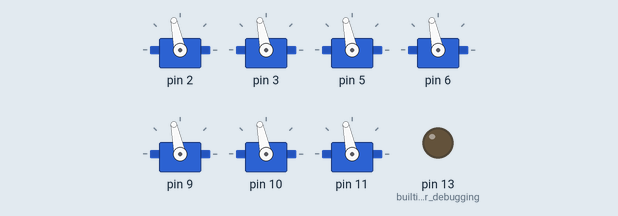
Bench run of a sketch on a simulated Arduino Uno, built with avr-gcc and run on an emulated ATmega328P. On the bench: 7 × servo, output pins drawn as LEDs (lit = HIGH).

Above: at 3.1 s.
Timing chart, 0 to 4.6 s (numbered marks = the images above):
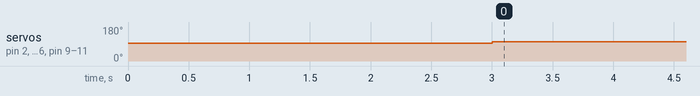

Measured:
- by itself, servo on pin 2, servo on pin 3, servo on pin 5, servo on pin 6, servo on pin 9–11: 93° → 102° at 3.0 s

The sketch:

motor_test.ino
```cpp
#include <Servo.h>

// Just to make it easier to see which pins, doesn't take up too much space
const byte motor_1 = 2;
const byte motor_2 = 3;
const byte motor_3 = 5;
const byte motor_4 = 6;
const byte motor_5 = 9;
const byte motor_6 = 10;
const byte motor_7 = 11;

const byte motor_pins[7]{motor_1, motor_2, motor_3, motor_4, motor_5, motor_6, motor_7};
Servo motors[7];

// Serial protocol constants
const int BaudRate = 19200;
const int CharTimeout = 10; // waittime for timeout between chars, in ms
const char InitChar = 'S';  // setup char

#define NUM_MOTORS 7

// void onError(uint8_t err_num);
// SimpleSerialProtocol ssp{Serial, BaudRate, CharTimeout, onError, 'a', 'z'};
// ArdJetInterface aji{ssp, LED_BUILTIN};

void setup()
{
  for (int i = 0; i < NUM_MOTORS; i++)
  {
    motors[i].attach(motor_pins[i]);
    motors[i].writeMicroseconds(1500);
  }

  pinMode(LED_BUILTIN, OUTPUT); // builtin LED for debugging
  digitalWrite(LED_BUILTIN, LOW);

  // ssp.init();
  delay(3000); // delay to allow the ESC to recognize the stopped signal
  // aji.awaitConnection(InitChar);
}

void loop()
{
  uint16_t motor_values[7]{1600, 1600, 1600, 1600, 1600, 1600, 1600};
  // bool received = aji.recv_motor_values(motor_values);

  bool received = true;

  if (received)
  {
    // Write motor values to ESC
    for (int i = 0; i < NUM_MOTORS; i++)
    {
      motors[i].writeMicroseconds(motor_values[i]);
    }
  }

  // Continue blinking error
  // aji.continue_blinking();
}

// void onError(uint8_t err_num)
// {
//   aji.onError(err_num);
// }
```
